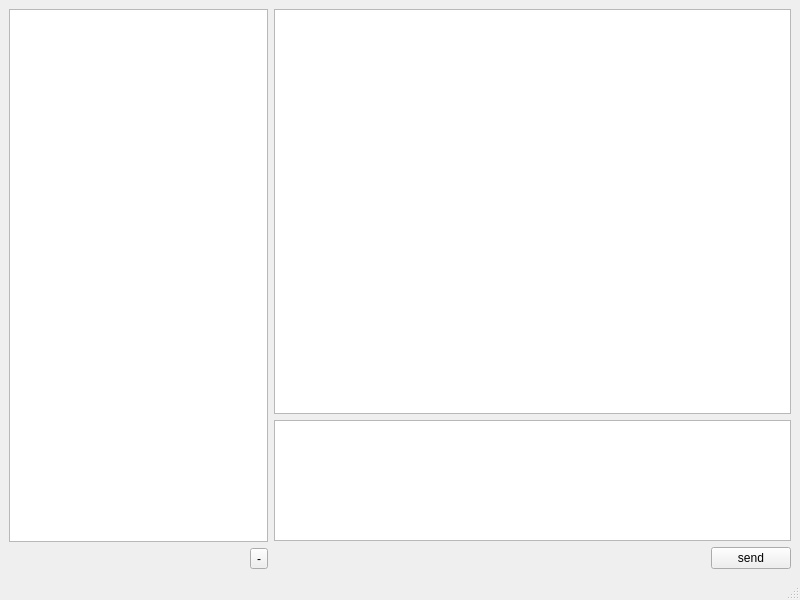
<?xml version="1.0" encoding="UTF-8"?>
<ui version="4.0">
 <class>MainWindow</class>
 <widget class="QMainWindow" name="MainWindow">
  <property name="geometry">
   <rect>
    <x>0</x>
    <y>0</y>
    <width>800</width>
    <height>600</height>
   </rect>
  </property>
  <property name="windowTitle">
   <string>MainWindow</string>
  </property>
  <widget class="QWidget" name="centralwidget">
   <layout class="QHBoxLayout" name="horizontalLayout_3" stretch="1,2">
    <item>
     <layout class="QVBoxLayout" name="verticalLayout">
      <item>
       <widget class="QListWidget" name="ip_list"/>
      </item>
      <item>
       <layout class="QHBoxLayout" name="horizontalLayout">
        <item>
         <spacer name="horizontalSpacer">
          <property name="orientation">
           <enum>Qt::Horizontal</enum>
          </property>
          <property name="sizeHint" stdset="0">
           <size>
            <width>40</width>
            <height>20</height>
           </size>
          </property>
         </spacer>
        </item>
        <item>
         <widget class="QToolButton" name="remove">
          <property name="text">
           <string>-</string>
          </property>
         </widget>
        </item>
       </layout>
      </item>
     </layout>
    </item>
    <item>
     <layout class="QVBoxLayout" name="verticalLayout_2" stretch="10,3,1">
      <item>
       <widget class="QTextBrowser" name="message"/>
      </item>
      <item>
       <widget class="QTextEdit" name="edit"/>
      </item>
      <item>
       <layout class="QHBoxLayout" name="horizontalLayout_2">
        <item>
         <spacer name="horizontalSpacer_2">
          <property name="orientation">
           <enum>Qt::Horizontal</enum>
          </property>
          <property name="sizeHint" stdset="0">
           <size>
            <width>40</width>
            <height>20</height>
           </size>
          </property>
         </spacer>
        </item>
        <item>
         <widget class="QPushButton" name="send">
          <property name="text">
           <string>send</string>
          </property>
         </widget>
        </item>
       </layout>
      </item>
     </layout>
    </item>
   </layout>
  </widget>
  <widget class="QMenuBar" name="menubar">
   <property name="geometry">
    <rect>
     <x>0</x>
     <y>0</y>
     <width>800</width>
     <height>23</height>
    </rect>
   </property>
  </widget>
  <widget class="QStatusBar" name="statusbar"/>
 </widget>
 <resources/>
 <connections/>
</ui>
